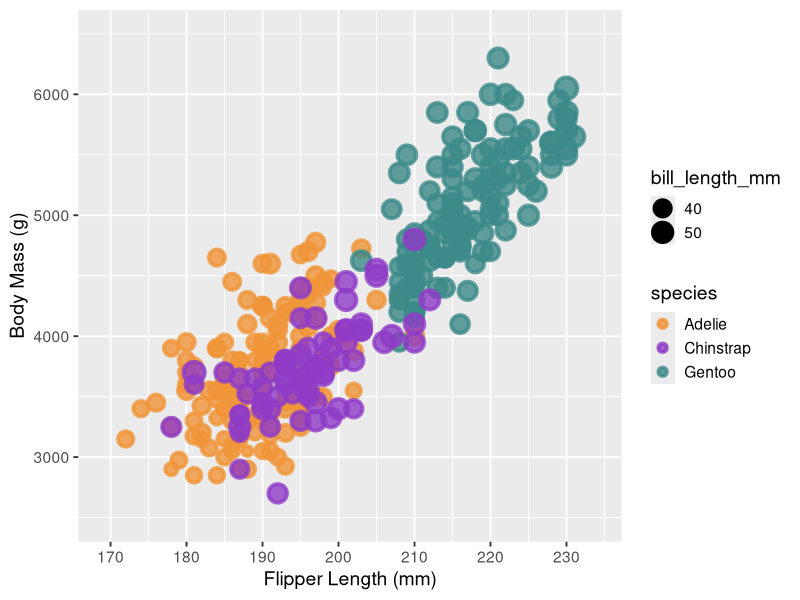
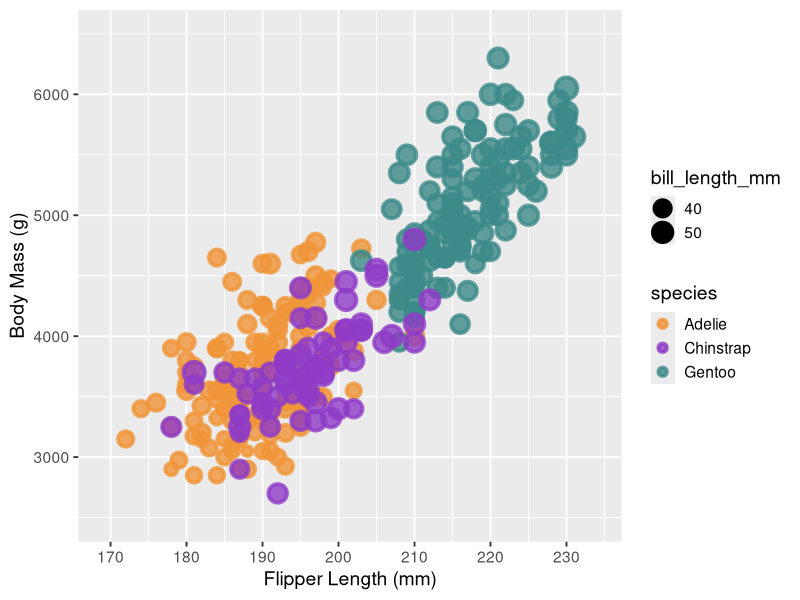

Write the R code that produced these figures, in order.
library(ggplot2)

# r is silly. I had to put the file in the same folder
penguins <- read.csv("penglings.csv")

colors <- c("Adelie" = "#F09539", "Chinstrap" = "#8E3BC6", "Gentoo" = "#3C898A")
# this article helped me see what i could do with this library https://songbiaozhu.github.io/ggplot2-legend-adjustment-methods/
ggplot(penguins, aes(x = flipper_length_mm, 
                     y = body_mass_g,
                     color = species,
                     size = bill_length_mm)) +
  geom_point(alpha = 0.8, stroke = 2, aes(fill = species), shape = 21) +
  scale_color_manual(values = colors) +
  scale_fill_manual(values = colors) +
  scale_size_continuous(range = c(2, 6), breaks = c(40, 50)) +
  scale_x_continuous(limits = c(169, 234),
                     breaks = seq(170, 231, 10)) + # need manual for some reason - the other is perf
  scale_y_continuous(limits = c(2500, 6500)) +
  labs(
    x = "Flipper Length (mm)",
    y = "Body Mass (g)",
    size = "bill_length_mm",
    color = "species",
    fill  = "species"
  ) +
  guides(
    size  = guide_legend(order = 1,
                         override.aes = list(
                           fill = "black",
                           color = "black",
                           alpha = 1
                         )),
    fill  = guide_legend(order = 2),
    color = guide_legend(order = 2)
  ) +
  theme_grey(base_size = 14) 
  theme(
    panel.background = element_rect(fill = "#e8e8e8"),
    legend.position = "right"
  )

ggsave("ggplot2.png", width = 10, height = 7, dpi = 300)
